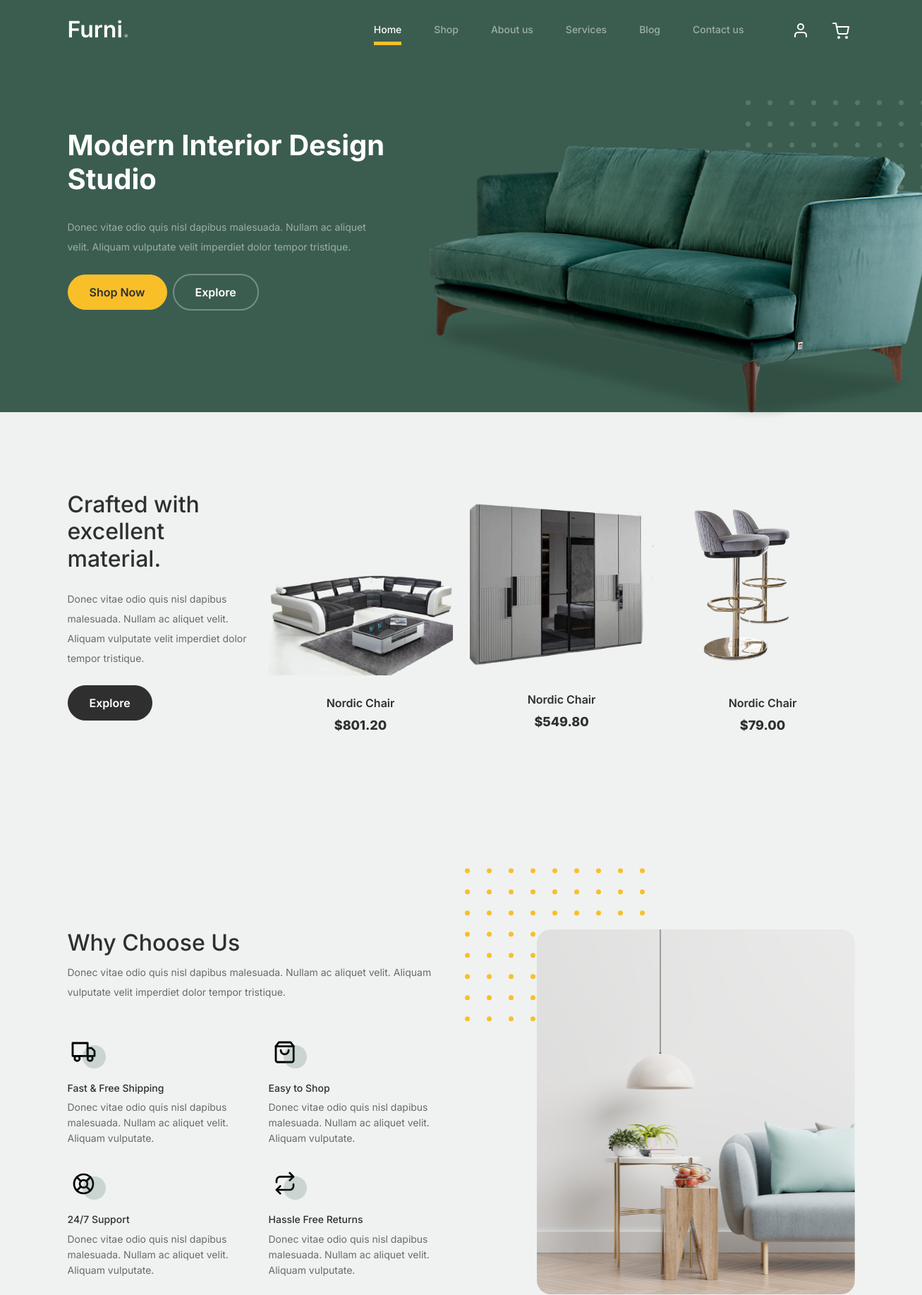
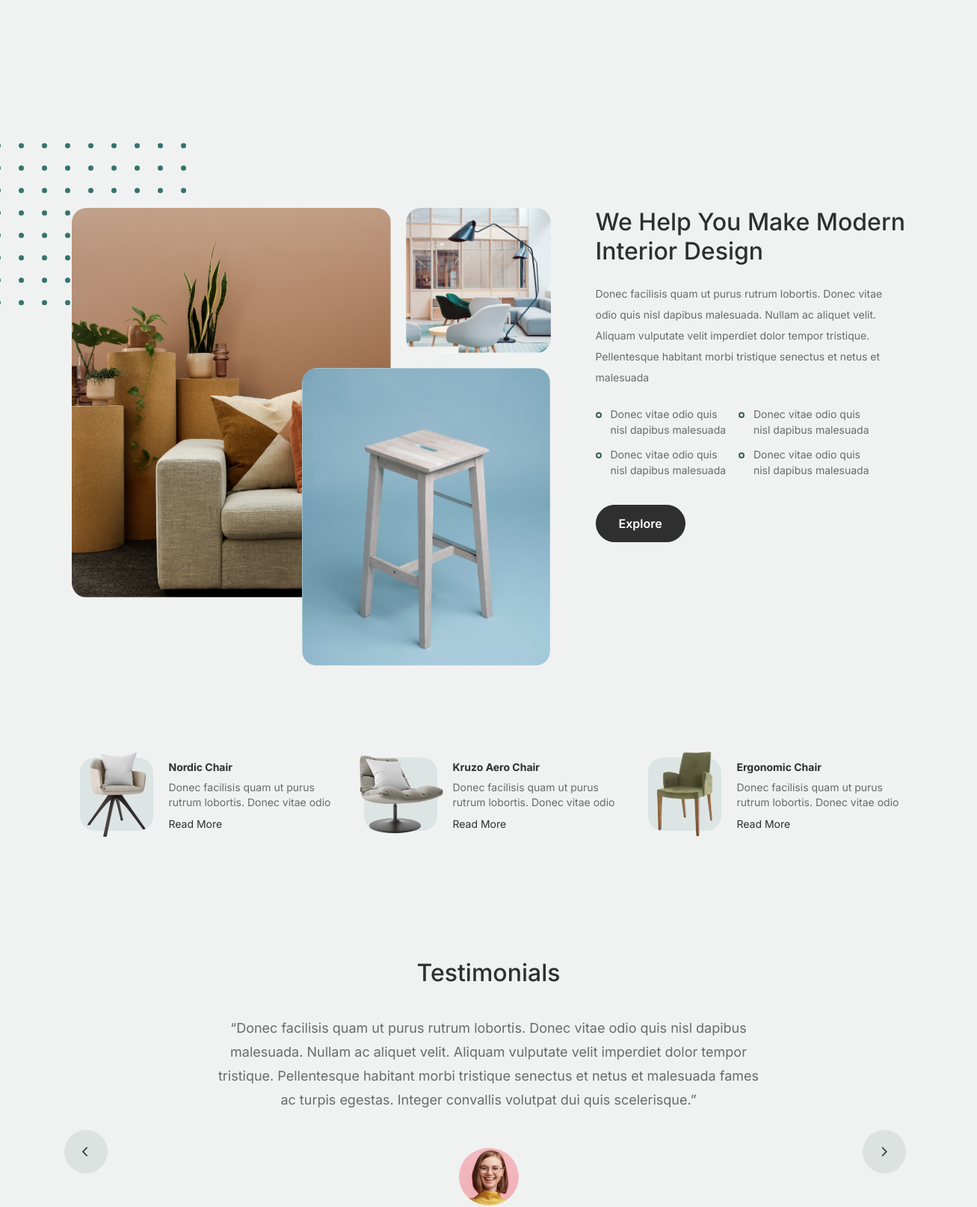
The page / (upper part) on the database its author committed (2 pictures, top to bottom).
### store/models.py (models this page shows, shortened)
class Product(models.Model):
    name = models.CharField(max_length=100)
    description = models.CharField(max_length=250, default='', blank=True)
    price = models.DecimalField(default=0,max_digits=9, decimal_places=2)
    category = models.ForeignKey(Category, on_delete=models.CASCADE, default=1)
    image = models.ImageField(upload_to='uploads/product/')
    is_sale = models.BooleanField(default=False)
    sale_price = models.DecimalField(default=0, decimal_places=2, max_digits=6)

### store/views.py (the view)
# urls.py: path('', views.home, name='home'),
def home(request):
    products = Product.objects.all()
    return render(request, 'home.html', {'products': products})

### cart/context_processors.py (called while the page is built)
def cart(request):
    return {'cart': Cart(request)}

### store/templates/home.html (shortened to what this page needs)
{% extends "base.html" %} {% load static %}
  {% block content %}
  <div class="hero">
    <div class="container">
      <div class="row justify-content-between">
        <div class="col-lg-5">
          <div class="intro-excerpt">
            <h1>Modern Interior <span clsas="d-block">Design Studio</span></h1>
            <p class="mb-4">Donec vitae odio quis nisl dapibus malesuada. Nullam ac aliquet velit. Aliquam vulputate velit imperdiet dolor tempor tristique.</p>
            <p><a href="/shop/" class="btn btn-secondary me-2">Shop Now</a><a href="#" class="btn btn-white-outline">Explore</a></p>
          </div>
        </div>
        <div class="col-lg-7">
          <div class="hero-img-wrap">
            <img src="{% static 'images/couch.png' %}" class="img-fluid" />
          </div>
        </div>
      </div>
    </div>
  </div>
  <div class="product-section">
    <div class="container">
      <div class="row">
        <div class="col-md-12 col-lg-3 mb-5 mb-lg-0">
          <h2 class="mb-4 section-title">Crafted with excellent material.</h2>
          <p class="mb-4">Donec vitae odio quis nisl dapibus malesuada. Nullam ac aliquet velit. Aliquam vulputate velit imperdiet dolor tempor tristique.</p>
          <p><a href="/shop/" class="btn">Explore</a></p>
        </div>
        {%for product in products %} {% if forloop.counter <= 3 %}
        <div class="col-12 col-md-4 col-lg-3 mb-5 mb-md-0">
          <a class="product-item" href="cart.html">
            <img src="{{product.image.url}}" class="img-fluid product-thumbnail" />
            <h3 class="product-title">Nordic Chair</h3>
            <strong class="product-price">${{product.price}}</strong>
          </a>
        </div>
        {%endif %} {% endfor %}
      </div>
    </div>
  </div>
  <div class="why-choose-section">
    <div class="container">
      <div class="row justify-content-between">
        <div class="col-lg-6">
          <h2 class="section-title">Why Choose Us</h2>
          <p>Donec vitae odio quis nisl dapibus malesuada. Nullam ac aliquet velit. Aliquam vulputate velit imperdiet dolor tempor tristique.</p>
          <div class="row my-5">
            <div class="col-6 col-md-6">
              <div class="feature">
                <div class="icon">
                  <img src="{% static 'images/truck.svg' %}" alt="Image" class="imf-fluid" />
                </div>
                <h3>Fast &amp; Free Shipping</h3>
                <p>Donec vitae odio quis nisl dapibus malesuada. Nullam ac aliquet velit. Aliquam vulputate.</p>
              </div>
            </div>
            <div class="col-6 col-md-6">
              <div class="feature">
                <div class="icon">
                  <img src="{% static 'images/bag.svg' %}" alt="Image" class="imf-fluid" />
                </div>
                <h3>Easy to Shop</h3>
                <p>Donec vitae odio quis nisl dapibus malesuada. Nullam ac aliquet velit. Aliquam vulputate.</p>
              </div>
            </div>
            <div class="col-6 col-md-6">
              <div class="feature">
                <div class="icon">
                  <img src="{% static 'images/support.svg' %}" alt="Image" class="imf-fluid" />
                </div>
                <h3>24/7 Support</h3>
                <p>Donec vitae odio quis nisl dapibus malesuada. Nullam ac aliquet velit. Aliquam vulputate.</p>
              </div>
            </div>
            <div class="col-6 col-md-6">
              <div class="feature">
                <div class="icon">
                  <img src="{% static 'images/return.svg' %}" alt="Image" class="imf-fluid" />
                </div>
                <h3>Hassle Free Returns</h3>
                <p>Donec vitae odio quis nisl dapibus malesuada. Nullam ac aliquet velit. Aliquam vulputate.</p>
              </div>
            </div>
          </div>
        </div>
        <div class="col-lg-5">
          <div class="img-wrap">
            <img src="{% static 'images/why-choose-us-img.jpg' %}" alt="Image" class="img-fluid" />
          </div>
        </div>
      </div>
    </div>
  </div>
  <div class="we-help-section">
    <div class="container">
      <div class="row justify-content-between">
        <div class="col-lg-7 mb-5 mb-lg-0">
          <div class="imgs-grid">
            <div class="grid grid-1"><img src="{% static 'images/img-grid-1.jpg' %}" alt="Untree.co" /></div>
            <div class="grid grid-2"><img src="{% static 'images/img-grid-2.jpg' %}" alt="Untree.co" /></div>
            <div class="grid grid-3"><img src="{% static 'images/img-grid-3.jpg' %}" alt="Untree.co" /></div>
          </div>
        </div>
        <div class="col-lg-5 ps-lg-5">
          <h2 class="section-title mb-4">We Help You Make Modern Interior Design</h2>
          <p>
            Donec facilisis quam ut purus rutrum lobortis. Donec vitae odio quis nisl dapibus malesuada. Nullam ac aliquet velit. Aliquam vulputate velit imperdiet dolor tempor tristique. Pellentesque
            habitant morbi tristique senectus et netus et malesuada
          </p>
          <ul class="list-unstyled custom-list my-4">
            <li>Donec vitae odio quis nisl dapibus malesuada</li>
            <li>Donec vitae odio quis nisl dapibus malesuada</li>
            <li>Donec vitae odio quis nisl dapibus malesuada</li>
            <li>Donec vitae odio quis nisl dapibus malesuada</li>
          </ul>
          <p><a herf="/shop/" class="btn">Explore</a></p>
        </div>
      </div>
    </div>
  </div>
  <div class="popular-product">
    <div class="container">
      <div class="row">
        <div class="col-12 col-md-6 col-lg-4 mb-4 mb-lg-0">
          <div class="product-item-sm d-flex">
            <div class="thumbnail">
              <img src="{% static 'images/product-1.png' %}" alt="Image" class="img-fluid" />
            </div>
            <div class="pt-3">
              <h3>Nordic Chair</h3>
              <p>Donec facilisis quam ut purus rutrum lobortis. Donec vitae odio</p>
              <p><a href="#">Read More</a></p>
            </div>
          </div>
        </div>
        <div class="col-12 col-md-6 col-lg-4 mb-4 mb-lg-0">
          <div class="product-item-sm d-flex">
            <div class="thumbnail">
              <img src="{% static 'images/product-2.png' %}" alt="Image" class="img-fluid" />
            </div>
            <div class="pt-3">
              <h3>Kruzo Aero Chair</h3>
              <p>Donec facilisis quam ut purus rutrum lobortis. Donec vitae odio</p>
              <p><a href="#">Read More</a></p>
            </div>
          </div>
        </div>
        <div class="col-12 col-md-6 col-lg-4 mb-4 mb-lg-0">
          <div class="product-item-sm d-flex">
            <div class="thumbnail">
              <img src="{% static 'images/product-3.png' %}" alt="Image" class="img-fluid" />
            </div>
            <div class="pt-3">
              <h3>Ergonomic Chair</h3>
              <p>Donec facilisis quam ut purus rutrum lobortis. Donec vitae odio</p>
              <p><a href="#">Read More</a></p>
            </div>
          </div>
        </div>
      </div>
    </div>
  </div>
  <div class="testimonial-section">
    <div class="container">
      <div class="row">
        <div class="col-lg-7 mx-auto text-center">
          <h2 class="section-title">Testimonials</h2>
        </div>
      </div>
      <div class="row justify-content-center">
        <div class="col-lg-12">
          <div class="testimonial-slider-wrap text-center">
            <div id="testimonial-nav">
              <span class="prev" data-controls="prev"><span class="fa fa-chevron-left"></span></span>
              <span class="next" data-controls="next"><span class="fa fa-chevron-right"></span></span>
            </div>
            <div class="testimonial-slider">
              <div class="item">
                <div class="row justify-content-center">
                  <div class="col-lg-8 mx-auto">
                    <div class="testimonial-block text-center">
                      <blockquote class="mb-5">
                        <p>
                          &ldquo;Donec facilisis quam ut purus rutrum lobortis. Donec vitae odio quis nisl dapibus malesuada. Nullam ac aliquet velit. Aliquam vulputate velit imperdiet dolor tempor
                          tristique. Pellentesque habitant morbi tristique senectus et netus et malesuada fames ac turpis egestas. Integer convallis volutpat dui quis scelerisque.&rdquo;
                        </p>
                      </blockquote>
                      <div class="author-info">
                        <div class="author-pic">
                          <img src="{% static 'images/person-1.png' %}" alt="Maria Jones" class="img-fluid" />
                        </div>
                      </div>
                    </div>
                  </div>
                </div>
              </div>
              <div class="item">
                <div class="row justify-content-center">
                </div>
              </div>
              <div class="item">
                <div class="row justify-content-center">
                </div>
              </div>
            </div>
          </div>
        </div>
      </div>
    </div>
  </div>
  {% endblock %}

### static/css/tiny-slider.css (style rules this page uses)
.tns-slider { -webkit-transition: all 0s; -moz-transition: all 0s; transition: all 0s; }
.tns-slider > .tns-item { -webkit-box-sizing: border-box; -moz-box-sizing: border-box; box-sizing: border-box; }
.tns-horizontal.tns-subpixel { white-space: nowrap; }
.tns-horizontal.tns-subpixel > .tns-item { display: inline-block; vertical-align: top; white-space: normal; }

### store/templates/base.html (style rules this page uses)
html { scroll-behavior: smooth; }

### rows shown on the page
Product: image (picture), price "801.20"
Product: image (picture), price "549.80"
Product: image (picture), price "79.00"
